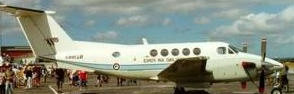
#> input picture Proyecto final/Images/airplane/airplane_0011.jpg, 294 x 94 px; its folder holds 4 pictures in this run
$ python ProyecoFinalTransformaEntrada.py   (older library calls are emulated)
#> lines starting #> are read from the running program, lines starting #| are printed output that depends on the picture
import PIL
from PIL import Image
import os
import shutil
import time
import numpy as np
from numpy import genfromtxt
import scipy.io as sciOutput

def transform_images_inside_path(path, outputName):

#> called with path = 'Images/', outputName = 'proyecto_final_data_TRAIN.mat'
    paths = ["airplane/", "car/", "cat/", "dog/", "flower/", "fruit/", "motorbike/", "person/"]

    matEntrenamientoX = []
    matEntreanmientoY = []

    matValidacionX = []
    matValidacionY = []

    matTestX = []
    matTestY = []

    y = np.array(8) #airplane, car, cat, dog, flower, fruit, motorbike, person
    y = {0,1,2,3,4,5,6,7}

    #Cogemos todos los archivos jpg que encontremos dentro de la carpeta especificada
    for concretePath in paths:
        files = []
        for r, d, f in os.walk(path + concretePath):
            for file in f:
                if '.jpg' in file and not "_resized" in file:
                    files.append(file)

        #Comprobamos que el path no exista y si es así, lo eliminamos por completo para no tener mal los datos
        if os.path.exists(path + concretePath + "Resized/"):
            shutil.rmtree(path + concretePath + "Resized/")

        #Creamos de nuevo el directorio que hemos borrado
        os.mkdir(path + concretePath + "Resized/")

        totalFiles = len(files)
        procesImages = 1

        for f in files:
            #BUSCAR EN Y EL NOMBRE DE LA IMAGEN Y COGER EL NOMBRE DE LA BALLENA ASOCIADO PARA SACAR LA Y FINAL
            os.system("cls")

            img = Image.open(path + concretePath + f)
#> img is the input picture: PIL image 294x94 RGB; mean R, G, B 135.8, 142.1, 127.9
            img = img.resize((20, 20), Image.ANTIALIAS) #Reescalamos la imagen
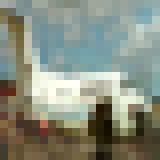
#> img: PIL image 20x20 RGB (shown 8 times larger); mean R, G, B 135.8, 142, 127.9
            #img.save(path + "Resized/" + f[:-4] + "_resized.jpg")

            processedImage = True
            values = []
            pix  = img.load()
            for i in range(20):
                for j in range(20):
                    rgb = pix[i,j]
                    try:
                        rgbInteger = (int)(("%02x%02x%02x"%rgb), 16)
                        values.append(rgbInteger)
                    except:
                        processedImage = False
#> after the loop, values = 400 values, max 16777207 at index 190, min 1248512 at index 275, mean 8935775.2

            if(processedImage):
                aux = paths.index(concretePath)

                #Dividir en entrenamiento 60%, validación 20% y test 20%
                if procesImages - 1 < (int)(0.2 * totalFiles):
                    matTestX.append(values)
                    matTestY.append(aux)

                elif procesImages - 1 < (int)(0.4 * totalFiles):
                    matValidacionX.append(values)
                    matValidacionY.append(aux)

                else:
                    matEntrenamientoX.append(values)
                    matEntreanmientoY.append(aux)

                print("Se han procesado ", procesImages, " imagenes de un total de ", totalFiles, " Carpeta: ", (aux + 1), "/", (len(paths)))
                procesImages += 1

    X = np.array(matEntrenamientoX)
    y = np.array(matEntreanmientoY)

    dict = {
        "X": X,
        "y": y,
        "Xval" : matValidacionX,
        "yval" : matValidacionY,
        "Xtest": matTestX,
        "ytest" : matTestY
    }

    sciOutput.savemat(outputName, dict)

    print("Matriz guardada en ", outputName)

    #Una vez hemos terminado de procesar los datos, podemos borrar la carpeta con imágenes adicionales que hemos creado
    if os.path.exists(path + "Resized/"):
       shutil.rmtree(path + "Resized/")


def main():

    tic = time.time()
    transform_images_inside_path("Images/", "proyecto_final_data_TRAIN.mat")

    toc = time.time()

    print("Tiempo empleado para modificar la entrada al formato necesario: ", round((toc - tic) / 60.), " minutos, ", (toc - tic), " segundos.")

main()
